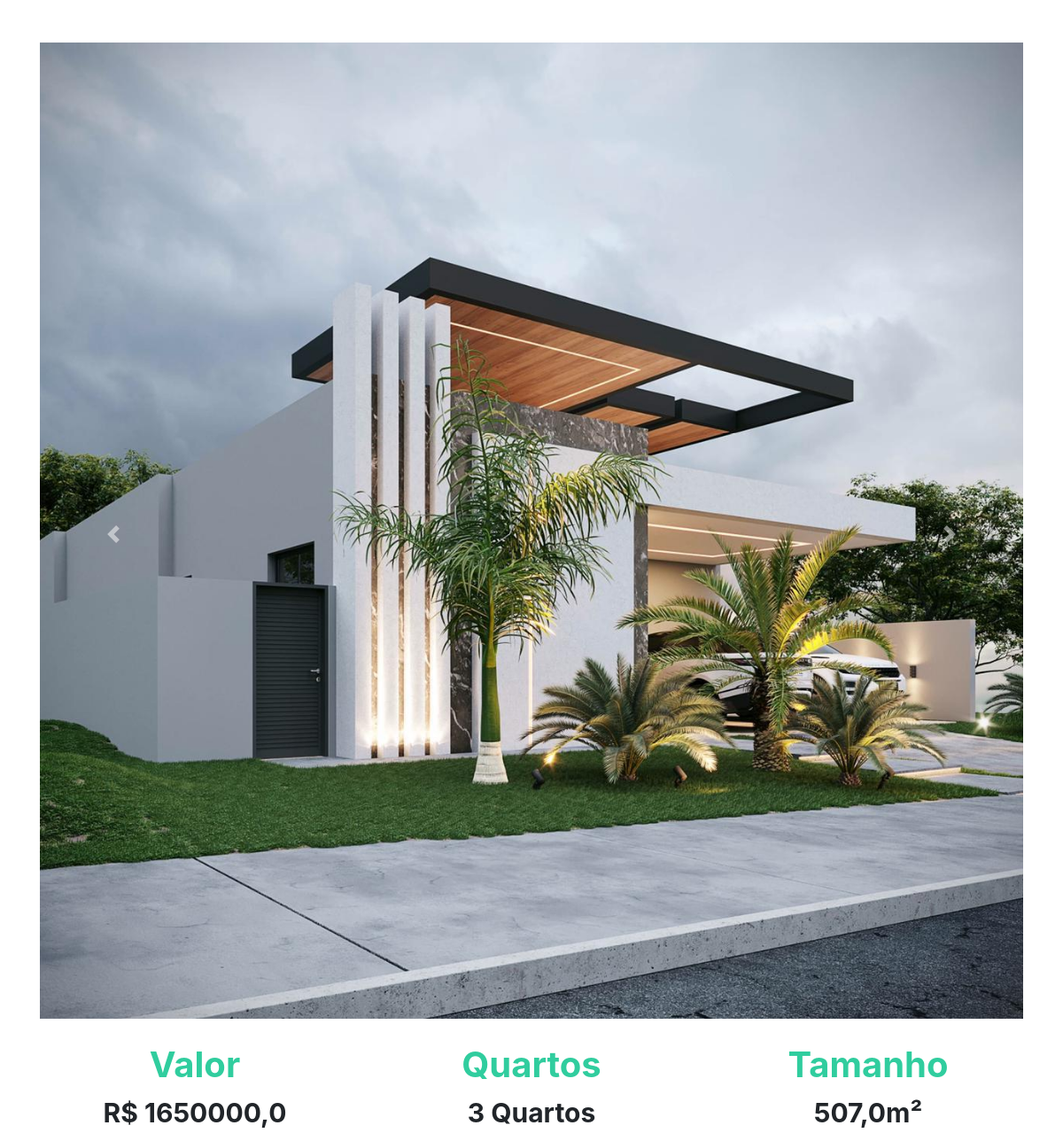
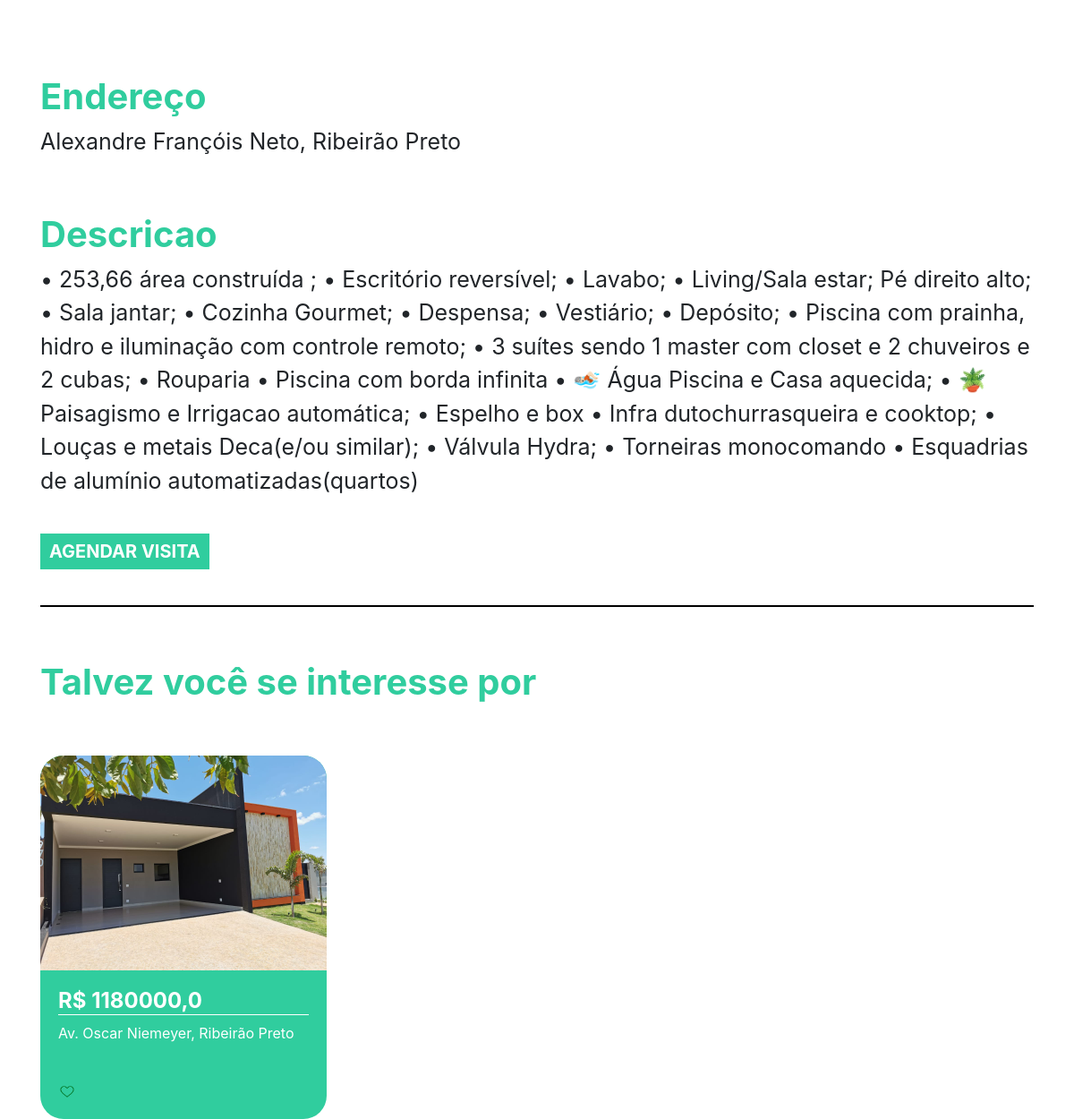
Page /imovel/2 on the committed database (2 pictures, top to bottom).
### plataforma/models.py (models this page shows, shortened)
class Imagem(models.Model):
    img = models.ImageField(upload_to='img')
    def __str__(self) -> str:
        return self.img.url

class Imovei(models.Model):
    choices = (('V', 'Venda'),
    ('A', 'Aluguel'))
    choices_imovel = (('A', 'Apartamento'),
    ('C', 'Casa'))
    imagens = models.ManyToManyField(Imagem)
    valor = models.FloatField()
    quartos = models.IntegerField()
    tamanho = models.FloatField()
    cidade = models.ForeignKey(Cidade, on_delete=models.DO_NOTHING)
    rua = models.CharField(max_length=50)
    tipo = models.CharField(max_length=1, choices=choices)
    tipo_imovel = models.CharField(max_length=1, choices=choices_imovel)
    numero = models.IntegerField()
    descricao = models.TextField()
    dias_visita = models.ManyToManyField(DiasVisita)
    horarios = models.ManyToManyField(Horario)

class Cidade(models.Model):
    nome = models.CharField(max_length=30)
    def __str__(self) -> str:
        return self.nome

### plataforma/views.py (the view)
# urls.py: path('imovel/<str:id>', views.imovel, name="imovel"),
def imovel(request, id):
    imovel = get_object_or_404(Imovei, id=id)
    sugestoes = Imovei.objects.filter(cidade=imovel.cidade).exclude(id=id)[:2]
    return render(request,'imovel.html',{'imovel':imovel, 'sugestoes':sugestoes})

### plataforma/models.py (called while the page is built)
    def __str__(self) -> str:
        return self.dia

    def __str__(self) -> str:
        return str(self.horario)

### plataforma/templates/imovel.html (shortened to what this page needs)
{% extends 'base.html' %}
{% load static %}
{% block 'head' %}
<link rel="stylesheet" href="{% static 'plataforma/css/home.css' %}">
{% endblock  %}
{% block 'body' %}
    <div style="text-align: center" class="container">
        <br>
        <br>
        <div id="carouselExampleControls" class="carousel slide" data-ride="carousel">
            <div class="carousel-inner">
                {% for img in imovel.imagens.all  %}
                    <div class="carousel-item {% if forloop.first %} active {% endif %}" >
                        <img class="d-block w-100" src="{{img}}" alt="First slide">
                    </div>
                {% endfor %}
            </div>
        <a class="carousel-control-prev" href="#carouselExampleControls" role="button" data-slide="prev">
            <span class="carousel-control-prev-icon" aria-hidden="true"></span>
        </a>
        <a class="carousel-control-next" href="#carouselExampleControls" role="button" data-slide="next">
            <span class="carousel-control-next-icon" aria-hidden="true"></span>
        </a>
    </div>
        <div class="row">
            <div class="col-md">
                <h3 class="titulo_especificacao">Valor</h3>
                <p class="especificacao">R$ {{imovel.valor}}</p>
            </div>
            <div class="col-md">
                <h3 class="titulo_especificacao">Quartos</h3>
                <p class="especificacao">{{imovel.quartos}} Quartos</p>
            </div>
            <div class="col-md">
                <h3 class="titulo_especificacao">Tamanho</h3>
                <p class="especificacao">{{imovel.tamanho}}m²</p>
            </div>
        </div>
        <br>
        <br>
        <div style="text-align: left">
            <h3 class="titulo_especificacao">Endereço</h3>
            <p class="especificacao_endereco">{{imovel.rua}}, {{imovel.cidade }}</p>
        </div>
        <br>
        <div style="text-align: left">
            <h3 class="titulo_especificacao">Descricao</h3>
            <p class="especificacao_endereco">{{imovel.descricao}}</p>
            <br>
            <button class="btn_agendar_visita" data-toggle="modal" data-target="#exampleModal">AGENDAR VISITA</button>
            <br>
            <br>
        </div>
        <hr style="border: 1px solid black">
        <br>
        <div class="div_possivel_interesse">
            <h3 class="titulo_especificacao">Talvez você se interesse por</h3>
            <div class="row">
                {% for sugestao in sugestoes %}
                    <div class="col-md cont">
                        <div class="card_imovel">
                            <img class="img_capa_imovel" src="{{sugestao.imagens.all.0.img.url}}">
                            <div class="informacoes_imoveis">
                            <a class="a_none" href="{% url 'imovel' sugestao.id %}"><h4 class="valor">R$ {{sugestao.valor}}</h4></a>
                            <p>{{sugestao.rua}}, {{sugestao.cidade}}</p>
                            <br>
                            <img width="7%" src="{% static 'plataforma/img/heart.png' %}">
                            </div>
                        </div>
                    </div>
                {% endfor %}
            </div>
        </div>
    </div>
{% endblock  %}

### templates/static/plataforma/css/home.css (style rules this page uses)
.card_imovel { background-color: #30CD9E; width: 20rem; margin-top: 50px; border-radius: 26px; }
.img_capa_imovel { width: 100%; border-top-left-radius: 26px; border-top-right-radius: 26px; }
.informacoes_imoveis { padding: 20px; color: white; }
.valor { font-weight: bold; border-bottom: 1px solid white; }
.a_none { color: white; }
.titulo_especificacao { color: #30CD9E; font-weight: bold; margin-top: 20px; font-size: 40px; }
.especificacao { font-size: 30px; font-weight: bold; }
.especificacao_endereco { font-size: 25px; }
.btn_agendar_visita { border: none; background-color: #30CD9E; color: white; font-weight: bold; font-size: 20px; padding: 5px 10px 5px 10px; }
.div_possivel_interesse { text-align: left; }

### rows in the picture
Imagem: img (picture)
Imovei: valor "1650000,0", quartos "3", tamanho "507,0", rua "Alexandre Françóis Neto", cidade "Ribeirão Preto", descricao "• 253,66 área construída ; • Escritório reversível; • Lavabo; • Living/Sala estar; Pé direito alto; • Sala jantar; • Cozinha Gourmet; • Despensa; • Vestiário; • Depósito; • Piscina com prainha, hidro e iluminação com controle remoto; • 3 suítes sendo 1 master com closet e 2 chuveiros e 2 cubas; • Rouparia • Piscina com borda infinita • 🏊🏻 Água Piscina e Casa aquecida; • 🪴 Paisagismo e Irrigacao automática; • Espelho e box • Infra dutochurrasqueira e cooktop; • Louças e metais Deca(e/ou similar); • Válvula Hydra; • Torneiras monocomando • Esquadrias de alumínio automatizadas(quartos)"
Imovei: imagens.all.0.img (picture), valor "1180000,0", rua "Av. Oscar Niemeyer", cidade "Ribeirão Preto"
